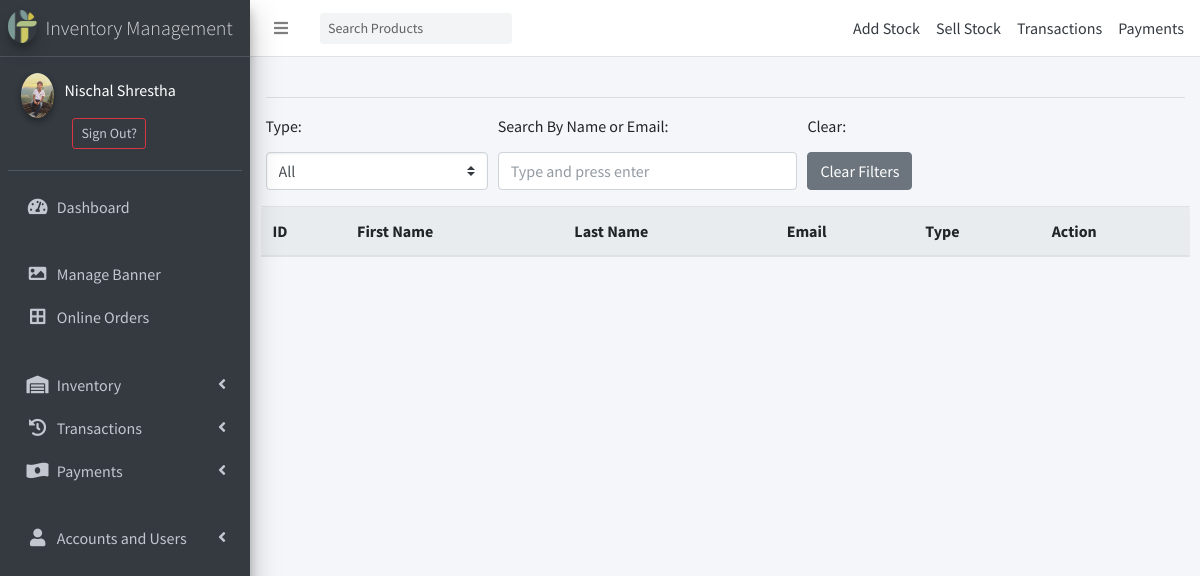
Screenshot of /account/users/ (signed in) with the database file from the repository.
### accounts/models.py (models this page shows)
class User(AbstractBaseUser, PermissionsMixin):
    class Types(models.TextChoices):
        ADMIN = "ADMIN", "Admin"
        STAFF = "STAFF", "Staff"
        CUSTOMER = "CUSTOMER", "Customer"
    base_type = Types.CUSTOMER
    _type = models.CharField(
        _("Type"), max_length=50, choices=Types.choices, default=base_type
    )
    email = models.EmailField(max_length=254, unique=True)
    first_name = models.CharField(max_length=128)
    last_name = models.CharField(max_length=128)
    is_staff = models.BooleanField(default=False)
    is_superuser = models.BooleanField(default=False)
    is_active = models.BooleanField(default=True)
    last_login = models.DateTimeField(null=True, blank=True)
    date_joined = models.DateTimeField(auto_now_add=True)
    USERNAME_FIELD = 'email'
    EMAIL_FIELD = 'email'
    REQUIRED_FIELDS = ['first_name','last_name','_type']
    objects = UserManager()

### Userprofile/models.py (models this page shows, shortened)
class Profile(models.Model):
    user = models.OneToOneField(User, on_delete=models.CASCADE)
    mobile_num_regex = RegexValidator(regex="^[0-9]{9,15}$", message="Entered mobile number isn't in a right format!")
    contact = models.CharField(validators=[mobile_num_regex], max_length=13, blank=True, null=True)
    dp = models.ImageField(default='user.png',upload_to='profile_pics')

### inventory/views.py (the view)
        def wrapper_func(request, *args, **kwargs):
            if request.user.is_authenticated:
                if request.user._type in allowed_types:
                    return view_func(request, *args, **kwargs)
                else:
                    return HttpResponseForbidden()
            else:
                return redirect(reverse('account_login'))

### accounts/views.py (called while the page is built)
@allowed_users(allowed_types = ['ADMIN', 'STAFF'])
def userlistview(request):
    return render(request, 'account/user-list.html')

### inventory/context_processors.py (called while the page is built)
def category(request):
    return {
        'categories': Category.objects.parents(),
        'cart_items': Order.objects.get_or_create(user=request.user, status='NO')[0].items.all().count() if request.user.is_authenticated else None,
        }

### inventory/models.py (called while the page is built)
    def parents(self):
        qs = super(CategoryManager, self).filter(parent = None)
        return qs

### inventory/views.py (called while the page is built)
def allowed_users(allowed_types=[]):
    def decorator(view_func):
        def wrapper_func(request, *args, **kwargs):
            if request.user.is_authenticated:
                if request.user._type in allowed_types:
                    return view_func(request, *args, **kwargs)
                else:
                    return HttpResponseForbidden()
            else:
                return redirect(reverse('account_login'))
        return wrapper_func
    return decorator

### templates/account/user-list.html (shortened to what this page needs)
{% extends 'partial/base.html' %}
{% block content %}
<hr>
<form action="" method="get" id='filter-form'>
    <div class="form-row">
    <div class="form-group col-md-3">
      <label for="inputState"><h6>Type:</h6></label>
      <select class="custom-select" id='Type_Filter'>
        <option value="">All</option>
      </select>
    </div>
    <div class="form-group col-md-4">
    <label for="inputState"><h6>Search By Name or Email:</h6></label><br>
      <input type="text" autocomplete="false" class='form-control' id='search-filter' placeholder='Type and press enter'>
    </div>
    <div class="form-group col-md-4">
    <label for="inputState"><h6>Clear:</h6></label><br>
      <input type="button" autocomplete="false" class='btn btn-secondary' id='clear-filter' value='Clear Filters'>
    </div>
</form>
<table id="table_id" class="table display jumbotron">
    <thead>
        <tr>
            <th>ID</th>
            <th>First Name</th>
            <th>Last Name</th>
            <th>Email</th>
            <th>Type</th>
            <th>Action</th>
        </tr>
    </thead>
</table>
{% endblock content %}

### templates/side_nav.html (shortened to what this page needs)
{% load static %}
<aside class="main-sidebar sidebar-dark-primary elevation-4">
    <a href="/" class="brand-link">
      <img src="{% static '../media/favicon.png' %}" alt="IMS" class="brand-image img-circle elevation-3 ml-0"
           style="opacity: .8">
      <span class="brand-text font-weight-light">Inventory Management</span>
    </a>
    <div class="sidebar">
      <div class="user-panel mt-3 pb-3 mb-3 d-flex">
        {% if user.is_authenticated %}
          <div class="image">
            <img src="{{request.user.profile.dp.url}}" class="img-circle elevation-2" alt="User Image">
          </div>
          <div class="info">
          <a class="text-white mr-2" href="{% url 'profile' %}" id="navbarDropdown" role="button" aria-haspopup="true" aria-expanded="false">
            <p class="d-block">{{request.user.first_name}} {{request.user.last_name}}</p>
          </a>
          <a class="btn btn-sm btn-outline-danger" href="{% url 'account_logout' %}">Sign Out?</a>
        {% else %}
          <a class="btn mr-1 mb-1 btn-sm btn-outline-success text-light" href="{% url 'account_login' %}">Sign In</a>
          {% comment %} <a class="btn btn-sm mb-1 btn-warning text-dark" href="{% url 'account_signup' %}">Signup</a> {% endcomment %}
        {% endif %}
        </div>
      </div>
      <nav class="mt-2">
        <ul class="nav nav-pills nav-sidebar flex-column" data-widget="treeview" role="menu" data-accordion="false">
          <li class="nav-item">
            <a href="{% url 'main:admin-home' %}" class="nav-link">
              <i class="nav-icon fas fa-tachometer-alt active"></i>
              <p>
                Dashboard
              </p>
            </a>
          </li><br>
          <li class="nav-item">
            <a href="{% url 'inventory:carousels-list' %}" class="nav-link">
              <i class="nav-icon fas fa-image active"></i>
              <p>
                Manage Banner
              </p>
            </a>
          </li>
          <li class="nav-item">
            <a href="{% url 'inventory:orders-list' %}" class="nav-link">
              <i class="nav-icon fas fa-border-all active"></i>
              <p>
                Online Orders
              </p>
            </a>
          </li><br>
          {% if user.is_authenticated %}
          <li class="nav-item has-treeview menu-closed">
            <a href="#" class="nav-link">
              <i class="nav-icon fas fa-warehouse"></i>
              <p>
                Inventory
                <i class="right fas fa-angle-left"></i>
              </p>
            </a>
          </li>
          <li class="nav-item has-treeview menu-closed">
            <a href="#" class="nav-link">
              <i class="nav-icon fas fa-history"></i>
              <p>
                Transactions
                <i class="right fas fa-angle-left"></i>
              </p>
            </a>
          </li>
          <li class="nav-item has-treeview menu-closed">
            <a href="#" class="nav-link">
              <i class="nav-icon fas fa-money-bill-wave-alt"></i>
              <p>
                Payments
                <i class="right fas fa-angle-left"></i>
              </p>
            </a>
          </li>
          {% endif %}
          {% if user.is_staff %}
          <br>
          <li class="nav-item has-treeview menu-closed">
            <a href="#" class="nav-link">
              <i class="nav-icon fas fa-user"></i>
              <p>
                Accounts and Users
                <i class="right fas fa-angle-left"></i>
              </p>
            </a>
          </li>
          {% endif %}
        </ul>
      </nav>
    </div>
  </aside>

### rows the page displays
User: user.profile.dp (picture), user.first_name "Nischal", user.last_name "Shrestha"
